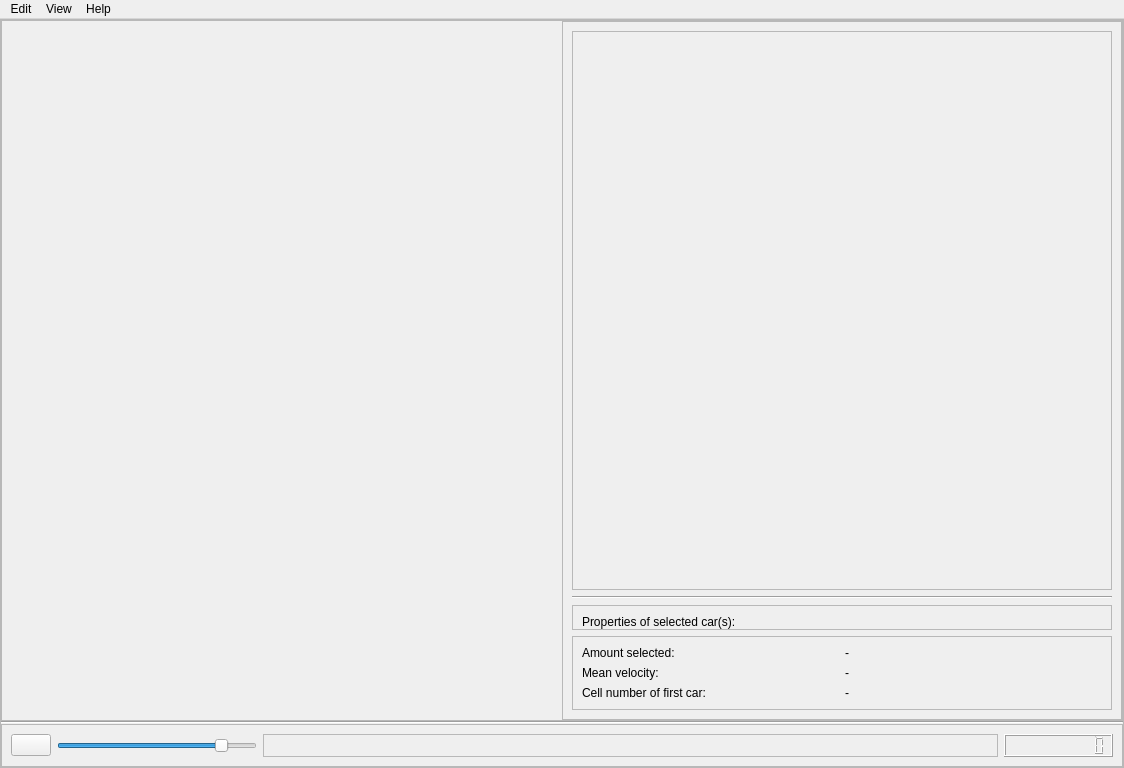
<?xml version="1.0" encoding="UTF-8"?>
<ui version="4.0">
 <class>MainWindow</class>
 <widget class="QMainWindow" name="MainWindow">
  <property name="geometry">
   <rect>
    <x>0</x>
    <y>0</y>
    <width>1124</width>
    <height>768</height>
   </rect>
  </property>
  <property name="windowTitle">
   <string>MainWindow</string>
  </property>
  <widget class="QWidget" name="centralwidget">
   <layout class="QHBoxLayout" name="horizontalLayout">
    <property name="spacing">
     <number>0</number>
    </property>
    <property name="leftMargin">
     <number>0</number>
    </property>
    <property name="topMargin">
     <number>0</number>
    </property>
    <property name="rightMargin">
     <number>0</number>
    </property>
    <property name="bottomMargin">
     <number>0</number>
    </property>
    <item>
     <widget class="QFrame" name="frame">
      <property name="frameShape">
       <enum>QFrame::StyledPanel</enum>
      </property>
      <property name="frameShadow">
       <enum>QFrame::Raised</enum>
      </property>
      <property name="lineWidth">
       <number>0</number>
      </property>
      <layout class="QVBoxLayout" name="verticalLayout">
       <property name="spacing">
        <number>0</number>
       </property>
       <property name="leftMargin">
        <number>0</number>
       </property>
       <property name="topMargin">
        <number>0</number>
       </property>
       <property name="rightMargin">
        <number>0</number>
       </property>
       <property name="bottomMargin">
        <number>0</number>
       </property>
       <item>
        <widget class="QFrame" name="frame_2">
         <property name="frameShape">
          <enum>QFrame::StyledPanel</enum>
         </property>
         <property name="frameShadow">
          <enum>QFrame::Raised</enum>
         </property>
         <layout class="QHBoxLayout" name="horizontalLayout_2">
          <property name="spacing">
           <number>0</number>
          </property>
          <property name="leftMargin">
           <number>0</number>
          </property>
          <property name="topMargin">
           <number>0</number>
          </property>
          <property name="rightMargin">
           <number>0</number>
          </property>
          <property name="bottomMargin">
           <number>0</number>
          </property>
          <item>
           <widget class="QWidget" name="widget" native="true"/>
          </item>
          <item>
           <widget class="QFrame" name="frame_5">
            <property name="frameShape">
             <enum>QFrame::StyledPanel</enum>
            </property>
            <property name="frameShadow">
             <enum>QFrame::Raised</enum>
            </property>
            <layout class="QVBoxLayout" name="verticalLayout_3">
             <item>
              <widget class="QFrame" name="frame_6">
               <property name="minimumSize">
                <size>
                 <width>0</width>
                 <height>0</height>
                </size>
               </property>
               <property name="frameShape">
                <enum>QFrame::StyledPanel</enum>
               </property>
               <property name="frameShadow">
                <enum>QFrame::Raised</enum>
               </property>
               <layout class="QVBoxLayout" name="verticalLayout_2">
                <item>
                 <widget class="QWidget" name="main_diagram_widget" native="true"/>
                </item>
               </layout>
              </widget>
             </item>
             <item>
              <widget class="Line" name="line_2">
               <property name="orientation">
                <enum>Qt::Horizontal</enum>
               </property>
              </widget>
             </item>
             <item>
              <widget class="QFrame" name="frame_8">
               <property name="sizePolicy">
                <sizepolicy hsizetype="Preferred" vsizetype="Fixed">
                 <horstretch>0</horstretch>
                 <verstretch>0</verstretch>
                </sizepolicy>
               </property>
               <property name="frameShape">
                <enum>QFrame::StyledPanel</enum>
               </property>
               <property name="frameShadow">
                <enum>QFrame::Raised</enum>
               </property>
               <layout class="QVBoxLayout" name="verticalLayout_4">
                <property name="topMargin">
                 <number>9</number>
                </property>
                <property name="bottomMargin">
                 <number>0</number>
                </property>
                <item>
                 <widget class="QLabel" name="label_7">
                  <property name="sizePolicy">
                   <sizepolicy hsizetype="Preferred" vsizetype="Fixed">
                    <horstretch>0</horstretch>
                    <verstretch>0</verstretch>
                   </sizepolicy>
                  </property>
                  <property name="text">
                   <string>Properties of selected car(s):     </string>
                  </property>
                 </widget>
                </item>
               </layout>
              </widget>
             </item>
             <item>
              <widget class="QFrame" name="frame_7">
               <property name="sizePolicy">
                <sizepolicy hsizetype="Preferred" vsizetype="Fixed">
                 <horstretch>0</horstretch>
                 <verstretch>0</verstretch>
                </sizepolicy>
               </property>
               <property name="frameShape">
                <enum>QFrame::StyledPanel</enum>
               </property>
               <property name="frameShadow">
                <enum>QFrame::Raised</enum>
               </property>
               <layout class="QGridLayout" name="gridLayout">
                <item row="2" column="0">
                 <widget class="QLabel" name="label_5">
                  <property name="text">
                   <string>Cell number of first car: </string>
                  </property>
                 </widget>
                </item>
                <item row="0" column="0">
                 <widget class="QLabel" name="label">
                  <property name="text">
                   <string>Amount selected:</string>
                  </property>
                 </widget>
                </item>
                <item row="0" column="1">
                 <widget class="QLabel" name="label_amount">
                  <property name="text">
                   <string>-</string>
                  </property>
                 </widget>
                </item>
                <item row="1" column="1">
                 <widget class="QLabel" name="label_velocity">
                  <property name="text">
                   <string>-</string>
                  </property>
                 </widget>
                </item>
                <item row="1" column="0">
                 <widget class="QLabel" name="label_3">
                  <property name="text">
                   <string>Mean velocity:</string>
                  </property>
                 </widget>
                </item>
                <item row="2" column="1">
                 <widget class="QLabel" name="label_cell">
                  <property name="text">
                   <string>-</string>
                  </property>
                 </widget>
                </item>
               </layout>
              </widget>
             </item>
            </layout>
           </widget>
          </item>
         </layout>
        </widget>
       </item>
       <item>
        <widget class="Line" name="line">
         <property name="orientation">
          <enum>Qt::Horizontal</enum>
         </property>
        </widget>
       </item>
       <item>
        <widget class="QFrame" name="frame_4">
         <property name="sizePolicy">
          <sizepolicy hsizetype="Preferred" vsizetype="Fixed">
           <horstretch>0</horstretch>
           <verstretch>0</verstretch>
          </sizepolicy>
         </property>
         <property name="styleSheet">
          <string notr="true"/>
         </property>
         <property name="frameShape">
          <enum>QFrame::StyledPanel</enum>
         </property>
         <property name="frameShadow">
          <enum>QFrame::Raised</enum>
         </property>
         <layout class="QHBoxLayout" name="horizontalLayout_3">
          <item>
           <widget class="QPushButton" name="pauseButton">
            <property name="sizePolicy">
             <sizepolicy hsizetype="Minimum" vsizetype="Fixed">
              <horstretch>0</horstretch>
              <verstretch>0</verstretch>
             </sizepolicy>
            </property>
            <property name="text">
             <string/>
            </property>
           </widget>
          </item>
          <item>
           <widget class="QSlider" name="velocitySlider">
            <property name="sizePolicy">
             <sizepolicy hsizetype="Minimum" vsizetype="Fixed">
              <horstretch>0</horstretch>
              <verstretch>0</verstretch>
             </sizepolicy>
            </property>
            <property name="minimumSize">
             <size>
              <width>200</width>
              <height>0</height>
             </size>
            </property>
            <property name="minimum">
             <number>1</number>
            </property>
            <property name="maximum">
             <number>99999</number>
            </property>
            <property name="value">
             <number>85000</number>
            </property>
            <property name="sliderPosition">
             <number>85000</number>
            </property>
            <property name="orientation">
             <enum>Qt::Horizontal</enum>
            </property>
           </widget>
          </item>
          <item>
           <widget class="QFrame" name="frame_3">
            <property name="sizePolicy">
             <sizepolicy hsizetype="Expanding" vsizetype="Preferred">
              <horstretch>0</horstretch>
              <verstretch>0</verstretch>
             </sizepolicy>
            </property>
            <property name="frameShape">
             <enum>QFrame::StyledPanel</enum>
            </property>
            <property name="frameShadow">
             <enum>QFrame::Raised</enum>
            </property>
           </widget>
          </item>
          <item>
           <widget class="QLCDNumber" name="runtimeLcd">
            <property name="digitCount">
             <number>10</number>
            </property>
           </widget>
          </item>
         </layout>
        </widget>
       </item>
      </layout>
     </widget>
    </item>
   </layout>
  </widget>
  <widget class="QMenuBar" name="menubar">
   <property name="geometry">
    <rect>
     <x>0</x>
     <y>0</y>
     <width>1124</width>
     <height>21</height>
    </rect>
   </property>
   <property name="styleSheet">
    <string notr="true"/>
   </property>
   <widget class="QMenu" name="menuFile">
    <property name="mouseTracking">
     <bool>true</bool>
    </property>
    <property name="layoutDirection">
     <enum>Qt::LeftToRight</enum>
    </property>
    <property name="styleSheet">
     <string notr="true"/>
    </property>
    <property name="title">
     <string>Edit</string>
    </property>
    <addaction name="actionPlay"/>
    <addaction name="actionPause"/>
   </widget>
   <widget class="QMenu" name="menuView">
    <property name="title">
     <string>View</string>
    </property>
    <addaction name="actionShow_Diagramm_1"/>
    <addaction name="actionShow_diagram_2"/>
    <addaction name="actionShow_diagram_3"/>
   </widget>
   <widget class="QMenu" name="menuHelp">
    <property name="title">
     <string>Help</string>
    </property>
   </widget>
   <addaction name="menuFile"/>
   <addaction name="menuView"/>
   <addaction name="menuHelp"/>
  </widget>
  <action name="actionPlay">
   <property name="text">
    <string>Play</string>
   </property>
  </action>
  <action name="actionPause">
   <property name="text">
    <string>Pause</string>
   </property>
  </action>
  <action name="actionShow_Diagramm_1">
   <property name="text">
    <string>Show diagram 1</string>
   </property>
  </action>
  <action name="actionShow_diagram_2">
   <property name="text">
    <string>Show diagram 2</string>
   </property>
  </action>
  <action name="actionShow_diagram_3">
   <property name="text">
    <string>Show diagram 3</string>
   </property>
  </action>
 </widget>
 <resources/>
 <connections/>
</ui>
